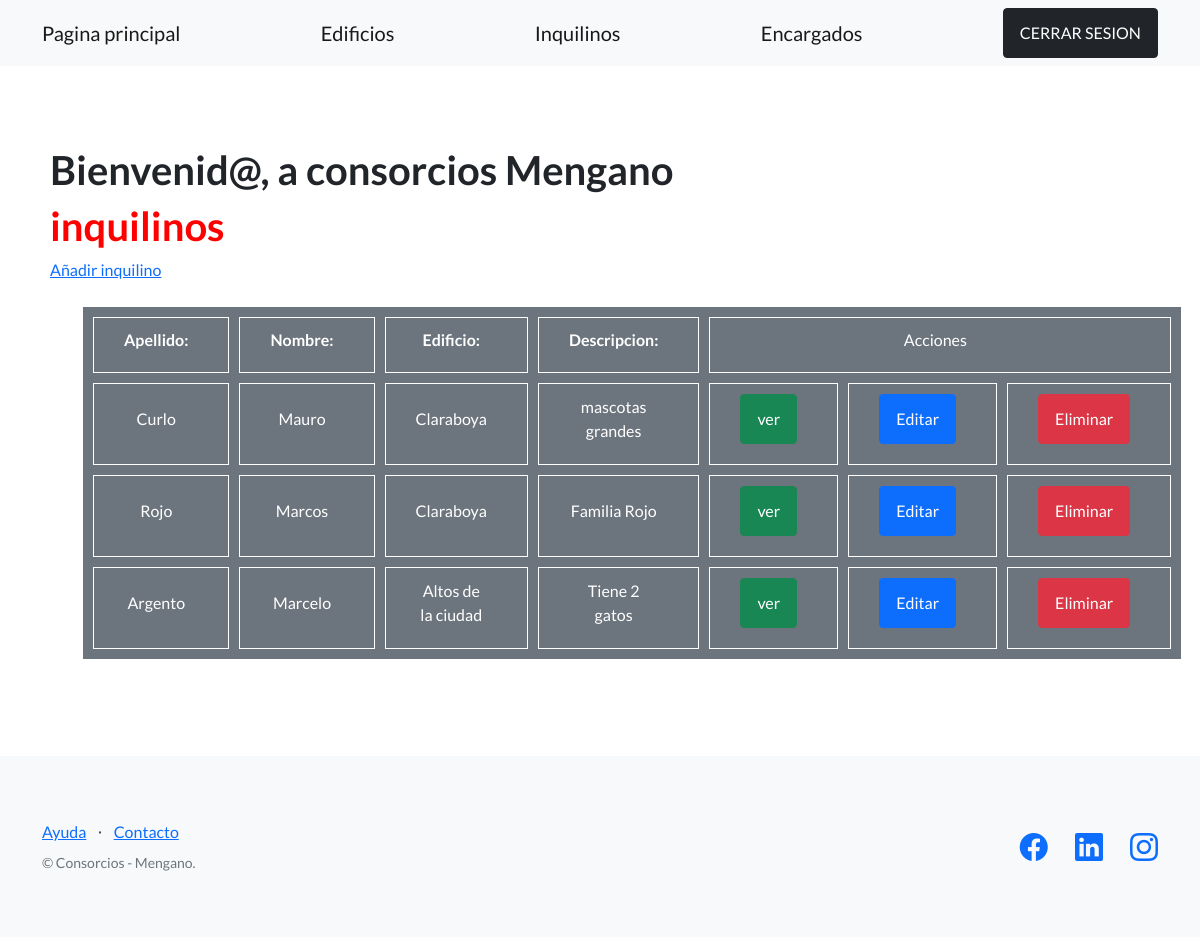
The page /edificios/inquilinos/ (signed in) on the database as committed earlier.
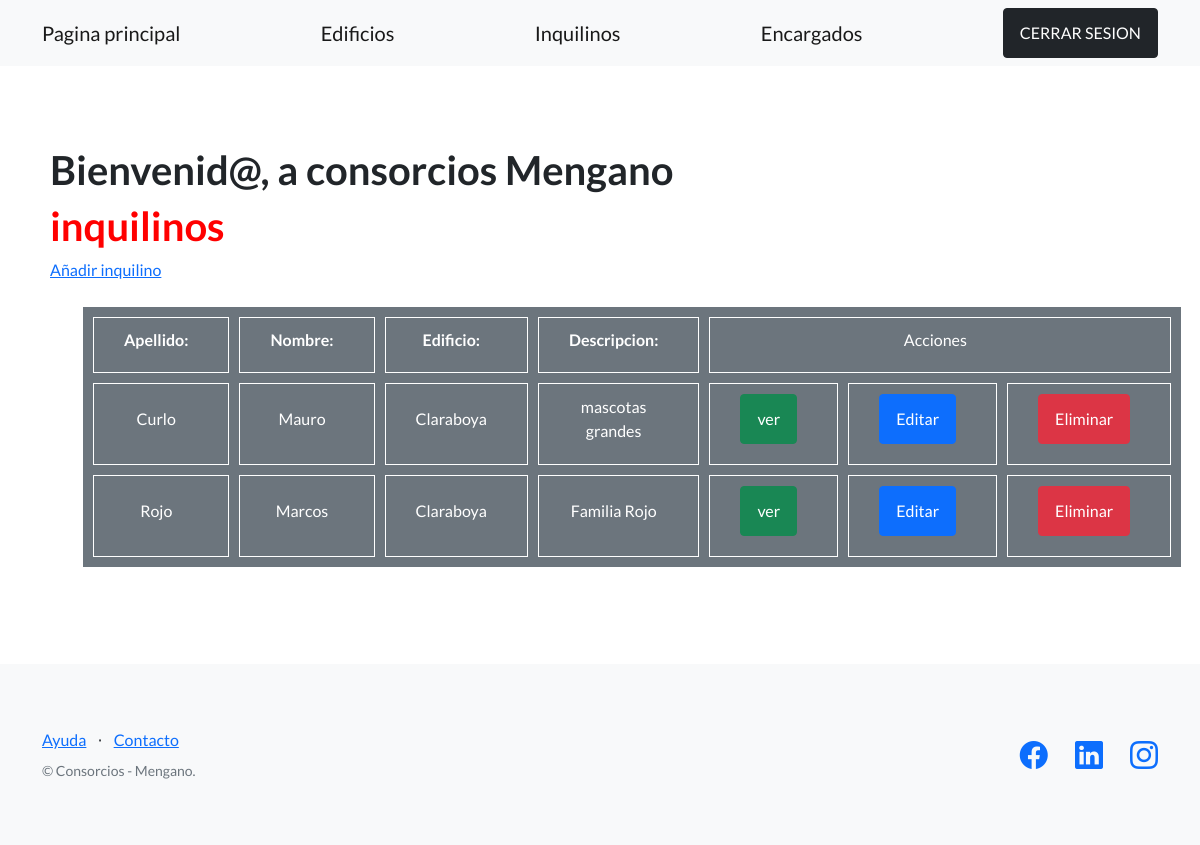
The same page on the database as committed later.
### edificios/models.py (models this page shows, shortened)
class Inquilino(models.Model):
    nombre = models.CharField(max_length=30)
    apellido = models.CharField(max_length=30)
    dni = models.CharField(max_length=32)
    email = models.EmailField()
    fecha_nacimiento = models.DateField(null=True) #El null=True es para no tener que completarlo
    edificio = models.CharField(max_length= 30)
    descripcion = models.CharField (max_length=200)

### edificios/views.py (the view)
# urls.py: path('inquilinos/', InquilinoListView.as_view(), name='listar_inquilinos'),
class InquilinoListView(LoginRequiredMixin, ListView):
    model = Inquilino
    template_name = "edificios/lista_inquilinos.html"

### edificios/templates/edificios/lista_inquilinos.html (shortened to what this page needs)
{% extends 'edificios/base.html' %}
{% block contenido %}
<div>
{% include 'edificios/barra_saludo.html' %}
<h1 class= "titulos-consorcios">inquilinos</h1>
<a href= "{%url 'crear_inquilinos' %}">Añadir inquilino</a>
<br><br>
<ul>
<table>
  <tr>
    <th>Apellido:</th>
    <th>Nombre:</th>
    <th>Edificio:</th>
    <th>Descripcion:</th>
    <td colspan="3">Acciones</td>
  </tr>
  {% for inquilino in object_list %}
  <tr>
    <td>{{ inquilino.apellido}}</td>
    <td>{{ inquilino.nombre}}</td>
    <td>{{ inquilino.edificio}}</td>
    <td>{{ inquilino.descripcion}}</td>
    <td>
      <a href="{% url "ver_inquilino" inquilino.id %}" class="btn btn-success">       ver    </a>
    </td>
    <td>
      <a href="{% url "editar_inquilino" inquilino.id %}" class="btn btn-primary">        Editar     </a>
    </td>
  <td>
    <a href="{% url "eliminar_inquilino" inquilino.id %}" class="btn btn-danger">        Eliminar     </a>
    </td>
  </tr>
  {% endfor %}
</table>
</ul>
</div>
{% endblock contenido %}

Rows that differ between the two databases and show on the page:
removed Inquilino: apellido "Argento", nombre "Marcelo", edificio "Altos de la ciudad", descripcion "Tiene 2 gatos"
